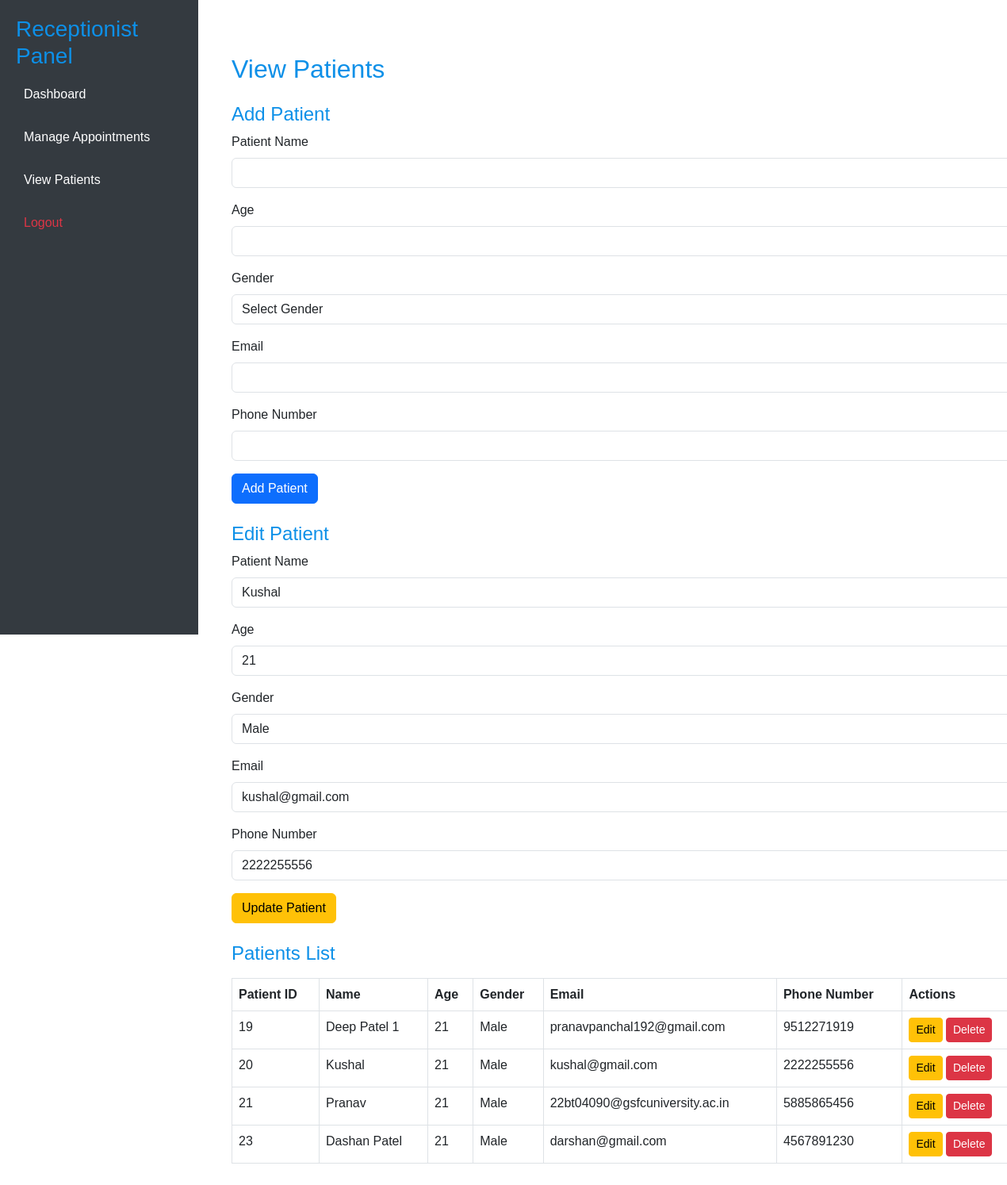
Page /view_patients.php?edit=20 (signed in) on the committed database.
### tables this page shows
CREATE TABLE `patients` (
  `patient_id` int(11) NOT NULL,
  `patient_name` varchar(255) NOT NULL,
  `age` int(11) DEFAULT NULL,
  `gender` enum('Male','Female','Other') DEFAULT NULL,
  `contact_info` varchar(255) DEFAULT NULL,
  `status` enum('Indoor','Outdoor') DEFAULT NULL,
  `created_at` timestamp NOT NULL DEFAULT current_timestamp(),
  `updated_at` timestamp NOT NULL DEFAULT current_timestamp() ON UPDATE current_timestamp(),
  `phone_number` varchar(15) DEFAULT NULL,
  `email` varchar(255) DEFAULT NULL
);

### view_patients.php (the view, shortened to what this page needs)
<?php
require 'db.php';
try {
    $stmt = $pdo->query("SELECT * FROM patients ORDER BY patient_id");
    $patients = $stmt->fetchAll();
} catch (PDOException $e) {
    error_log($e->getMessage());
    die("Error fetching patients: " . $e->getMessage());
}
if (isset($_GET['edit'])) {
    $patient_id = $_GET['edit'];
    $stmt = $pdo->prepare("SELECT * FROM patients WHERE patient_id = :patient_id");
    $stmt->execute([':patient_id' => $patient_id]);
    $patient = $stmt->fetch();
}
?>
<!DOCTYPE html>
<html lang="en">
<head>
    <link href="https://cdn.jsdelivr.net/npm/bootstrap@5.3.0-alpha1/dist/css/bootstrap.min.css" rel="stylesheet">
</head>
<body>
    <div class="container-fluid">
        <div class="row">
            <div class="sidebar">
                <h3>Receptionist Panel</h3>
                <a href="receptionist_dashboard.php">Dashboard</a>
                <a href="manage_appointments.php">Manage Appointments</a>
                <a href="view_patients.php">View Patients</a>
                <a href="plogout.php" class="text-danger">Logout</a>
            </div>
            <div class="col-md-9 col-lg-10 main-content">
                <div class="container mt-5">
                    <h2>View Patients</h2>
                <h4 class="mt-4">Add Patient</h4>
                <form method="POST">
                    <div class="mb-3">
                        <label for="patient_name" class="form-label">Patient Name</label>
                        <input type="text" name="patient_name" class="form-control" required>
                    </div>
                    <div class="mb-3">
                        <label for="age" class="form-label">Age</label>
                        <input type="number" name="age" class="form-control" required>
                    </div>
                    <div class="mb-3">
                        <label for="gender" class="form-label">Gender</label>
                        <select name="gender" class="form-control" required>
                            <option value="">Select Gender</option>
                        </select>
                    </div>
                    <div class="mb-3">
                        <label for="email" class="form-label">Email</label>
                        <input type="email" name="email" class="form-control" required>
                    </div>
                    <div class="mb-3">
                        <label for="phone_number" class="form-label">Phone Number</label>
                        <input type="text" name="phone_number" class="form-control" required>
                    </div>
                    <button type="submit" name="add_patient" class="btn btn-primary">Add Patient</button>
                </form>
                <?php if (isset($patient)): ?>
                    <h4 class="mt-4">Edit Patient</h4>
                    <form method="POST">
                        <div class="mb-3">
                            <label for="patient_name" class="form-label">Patient Name</label>
                            <input type="text" name="patient_name" class="form-control" value="<?php echo $patient['patient_name']; ?>" required>
                        </div>
                        <div class="mb-3">
                            <label for="age" class="form-label">Age</label>
                            <input type="number" name="age" class="form-control" value="<?php echo $patient['age']; ?>" required>
                        </div>
                        <div class="mb-3">
                            <label for="gender" class="form-label">Gender</label>
                            <select name="gender" class="form-control" required>
                                <option value="Male" <?php echo $patient['gender'] == 'Male' ? 'selected' : ''; ?>>Male</option>
                            </select>
                        </div>
                        <div class="mb-3">
                            <label for="email" class="form-label">Email</label>
                            <input type="email" name="email" class="form-control" value="<?php echo $patient['email']; ?>" required>
                        </div>
                        <div class="mb-3">
                            <label for="phone_number" class="form-label">Phone Number</label>
                            <input type="text" name="phone_number" class="form-control" value="<?php echo $patient['phone_number']; ?>" required>
                        </div>
                        <button type="submit" name="update_patient" class="btn btn-warning">Update Patient</button>
                    </form>
                <?php endif; ?>
                <h4 class="mt-4">Patients List</h4>
                <table class="table table-bordered mt-3">
                    <thead>
                        <tr>
                            <th>Patient ID</th>
                            <th>Name</th>
                            <th>Age</th>
                            <th>Gender</th>
                            <th>Email</th>
                            <th>Phone Number</th>
                            <th>Actions</th>
                        </tr>
                    </thead>
                    <tbody>
                        <?php foreach ($patients as $patient): ?>
                            <tr>
                                <td><?php echo $patient['patient_id']; ?></td>
                                <td><?php echo $patient['patient_name']; ?></td>
                                <td><?php echo $patient['age']; ?></td>
                                <td><?php echo $patient['gender']; ?></td>
                                <td><?php echo $patient['email']; ?></td>
                                <td><?php echo $patient['phone_number']; ?></td>
                                <td>
                                    <a href="?edit=<?php echo $patient['patient_id']; ?>" class="btn btn-warning btn-sm">Edit</a>
                                    <a href="?delete=<?php echo $patient['patient_id']; ?>" class="btn btn-danger btn-sm" onclick="return confirm('Are you sure you want to delete this patient?')">Delete</a>
                                </td>
                            </tr>
                        <?php endforeach; ?>
                    </tbody>
                </table>
            </div>
        </div>
    </div>
</body>
</html>

### view_patients.php (style rules this page uses)
body { font-family: Arial, sans-serif; }
h2, h3, h4 { color: rgb(13, 144, 232); }
.sidebar { height: 100vh; width: 250px; background: #343a40; color: white; position: fixed; padding: 20px; }
.sidebar a { color: white; text-decoration: none; padding: 10px; display: block; margin: 10px 0; }
.main-content { margin-left: 260px; padding: 20px; }

### rows in the picture
patients: patient_name "Kushal", age "21", gender "Male", email "kushal@gmail.com", phone_number "2222255556", patient_id "20"
patients: patient_id "19", patient_name "Deep Patel 1", age "21", gender "Male", email "pranavpanchal192@gmail.com", phone_number "9512271919"
patients: patient_id "21", patient_name "Pranav", age "21", gender "Male", email "22bt04090@gsfcuniversity.ac.in", phone_number "5885865456"
patients: patient_id "23", patient_name "Dashan Patel", age "21", gender "Male", email "darshan@gmail.com", phone_number "4567891230"
